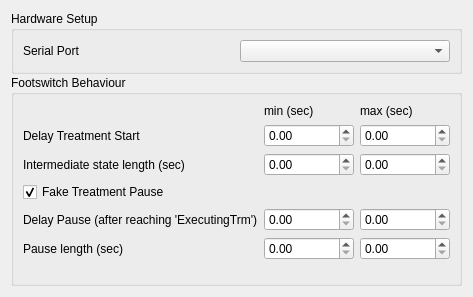
<?xml version="1.0" encoding="UTF-8"?>
<ui version="4.0">
 <class>TesterSettingsPage</class>
 <widget class="QWidget" name="TesterSettingsPage">
  <property name="geometry">
   <rect>
    <x>0</x>
    <y>0</y>
    <width>473</width>
    <height>297</height>
   </rect>
  </property>
  <property name="sizePolicy">
   <sizepolicy hsizetype="MinimumExpanding" vsizetype="MinimumExpanding">
    <horstretch>1</horstretch>
    <verstretch>0</verstretch>
   </sizepolicy>
  </property>
  <property name="windowTitle">
   <string>Tester Settings</string>
  </property>
  <property name="styleSheet">
   <string notr="true"/>
  </property>
  <layout class="QVBoxLayout" name="verticalLayout_3" stretch="0,0">
   <property name="spacing">
    <number>1</number>
   </property>
   <item>
    <widget class="QGroupBox" name="gbHardwareSetup">
     <property name="title">
      <string>Hardware Setup</string>
     </property>
     <layout class="QVBoxLayout" name="verticalLayout_2">
      <item>
       <layout class="QHBoxLayout" name="horizontalLayout">
        <item>
         <widget class="QLabel" name="lComPort">
          <property name="text">
           <string>Serial Port</string>
          </property>
         </widget>
        </item>
        <item>
         <widget class="QComboBox" name="cbComPort"/>
        </item>
       </layout>
      </item>
     </layout>
    </widget>
   </item>
   <item>
    <widget class="QGroupBox" name="gbFootswitch">
     <property name="title">
      <string>Footswitch Behaviour</string>
     </property>
     <layout class="QVBoxLayout" name="verticalLayout">
      <item>
       <layout class="QGridLayout" name="gridLayout">
        <item row="1" column="1">
         <widget class="QDoubleSpinBox" name="dsTrmDelayMin"/>
        </item>
        <item row="4" column="2">
         <widget class="QDoubleSpinBox" name="dsPauseDelayMax"/>
        </item>
        <item row="1" column="0">
         <widget class="QLabel" name="lTrmDelay">
          <property name="text">
           <string>Delay Treatment Start</string>
          </property>
         </widget>
        </item>
        <item row="0" column="2">
         <widget class="QLabel" name="lMax">
          <property name="text">
           <string>max (sec)</string>
          </property>
         </widget>
        </item>
        <item row="1" column="2">
         <widget class="QDoubleSpinBox" name="dsTrmDelayMax"/>
        </item>
        <item row="4" column="0">
         <widget class="QLabel" name="lPauseDelay">
          <property name="text">
           <string>Delay Pause (after reaching 'ExecutingTrm')</string>
          </property>
         </widget>
        </item>
        <item row="0" column="1">
         <widget class="QLabel" name="lMin">
          <property name="text">
           <string>min (sec)</string>
          </property>
         </widget>
        </item>
        <item row="5" column="0">
         <widget class="QLabel" name="lPauseLength">
          <property name="text">
           <string>Pause length (sec)</string>
          </property>
         </widget>
        </item>
        <item row="4" column="1">
         <widget class="QDoubleSpinBox" name="dsPauseDelayMin"/>
        </item>
        <item row="5" column="1">
         <widget class="QDoubleSpinBox" name="dsPauseLengthMin"/>
        </item>
        <item row="5" column="2">
         <widget class="QDoubleSpinBox" name="dsPauseLengthMax"/>
        </item>
        <item row="2" column="1">
         <widget class="QDoubleSpinBox" name="dsIntermediateMin"/>
        </item>
        <item row="2" column="2">
         <widget class="QDoubleSpinBox" name="dsIntermediateMax"/>
        </item>
        <item row="2" column="0">
         <widget class="QLabel" name="lIntermediateLength">
          <property name="text">
           <string>Intermediate state length (sec)</string>
          </property>
         </widget>
        </item>
        <item row="3" column="0">
         <widget class="QCheckBox" name="cbFakeTrmPause">
          <property name="text">
           <string>Fake Treatment Pause</string>
          </property>
          <property name="checked">
           <bool>true</bool>
          </property>
         </widget>
        </item>
       </layout>
      </item>
      <item>
       <spacer name="verticalSpacer">
        <property name="orientation">
         <enum>Qt::Vertical</enum>
        </property>
        <property name="sizeHint" stdset="0">
         <size>
          <width>20</width>
          <height>40</height>
         </size>
        </property>
       </spacer>
      </item>
     </layout>
    </widget>
   </item>
  </layout>
 </widget>
 <resources/>
 <connections>
  <connection>
   <sender>cbFakeTrmPause</sender>
   <signal>toggled(bool)</signal>
   <receiver>dsPauseDelayMin</receiver>
   <slot>setEnabled(bool)</slot>
   <hints>
    <hint type="sourcelabel">
     <x>210</x>
     <y>189</y>
    </hint>
    <hint type="destinationlabel">
     <x>370</x>
     <y>215</y>
    </hint>
   </hints>
  </connection>
  <connection>
   <sender>cbFakeTrmPause</sender>
   <signal>toggled(bool)</signal>
   <receiver>dsPauseLengthMin</receiver>
   <slot>setEnabled(bool)</slot>
   <hints>
    <hint type="sourcelabel">
     <x>236</x>
     <y>189</y>
    </hint>
    <hint type="destinationlabel">
     <x>370</x>
     <y>241</y>
    </hint>
   </hints>
  </connection>
  <connection>
   <sender>cbFakeTrmPause</sender>
   <signal>toggled(bool)</signal>
   <receiver>dsPauseDelayMax</receiver>
   <slot>setEnabled(bool)</slot>
   <hints>
    <hint type="sourcelabel">
     <x>236</x>
     <y>189</y>
    </hint>
    <hint type="destinationlabel">
     <x>504</x>
     <y>215</y>
    </hint>
   </hints>
  </connection>
  <connection>
   <sender>cbFakeTrmPause</sender>
   <signal>toggled(bool)</signal>
   <receiver>dsPauseLengthMax</receiver>
   <slot>setEnabled(bool)</slot>
   <hints>
    <hint type="sourcelabel">
     <x>236</x>
     <y>189</y>
    </hint>
    <hint type="destinationlabel">
     <x>504</x>
     <y>241</y>
    </hint>
   </hints>
  </connection>
 </connections>
</ui>
